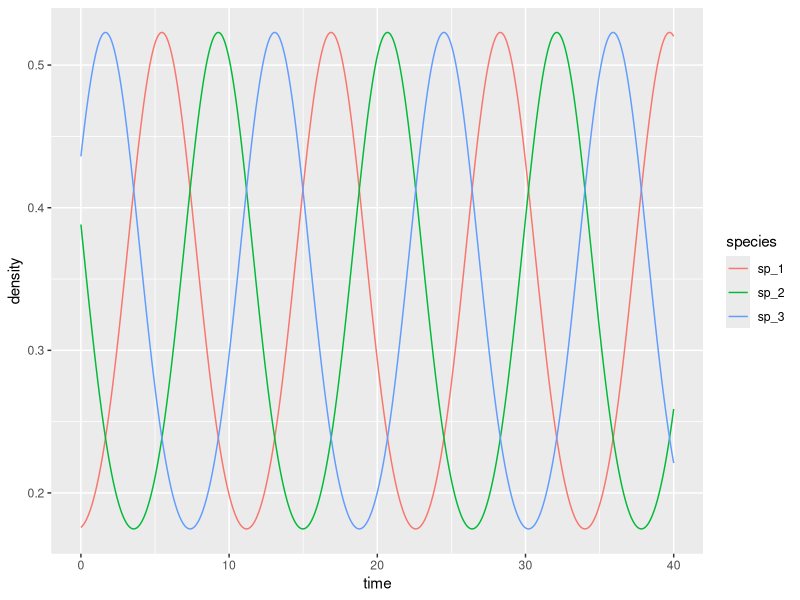
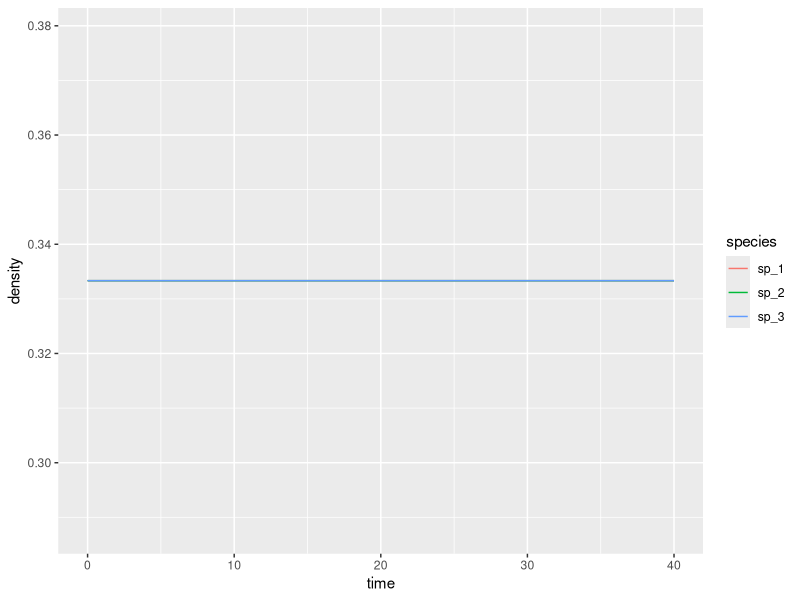
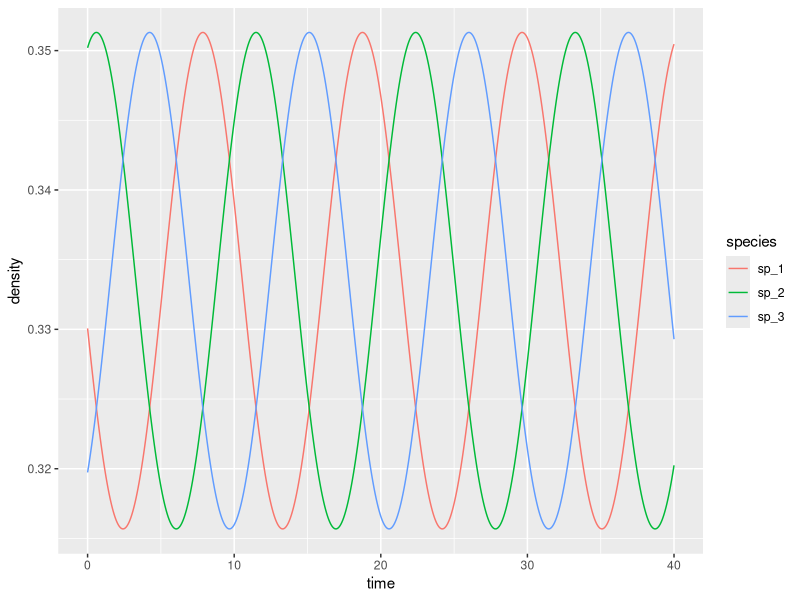
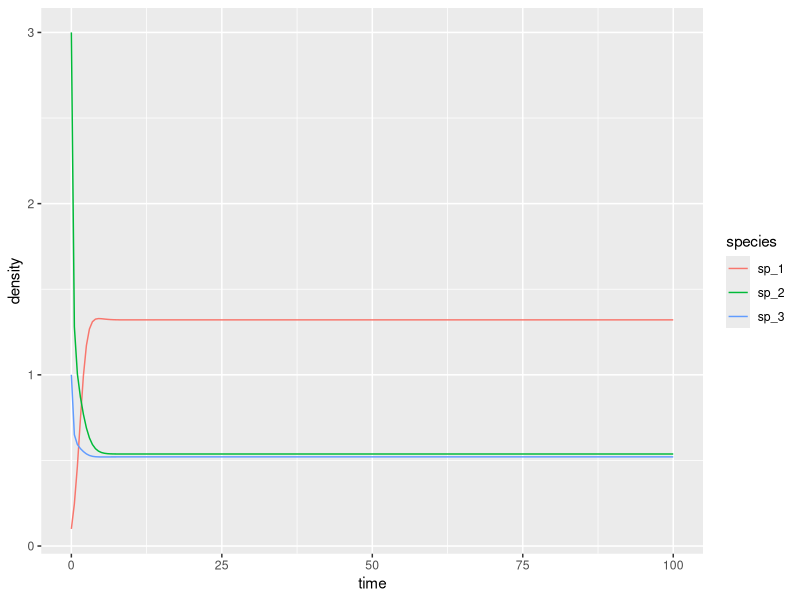
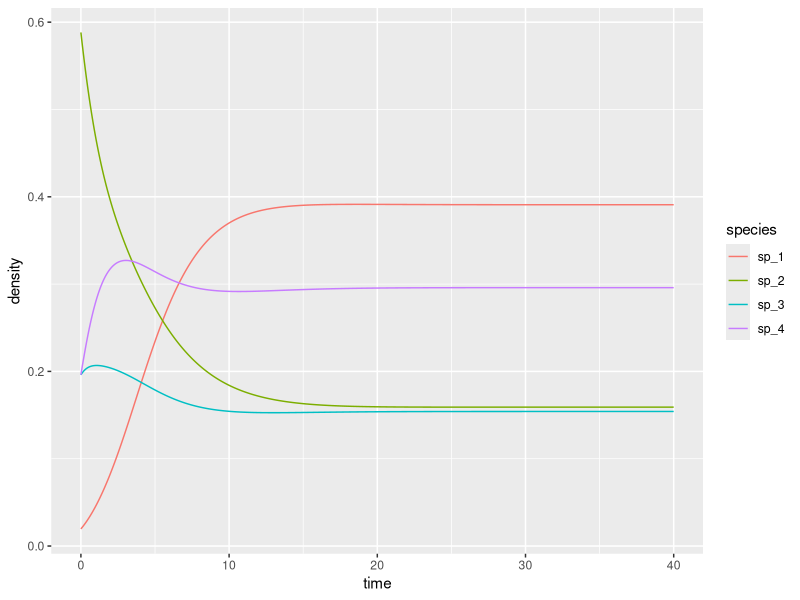
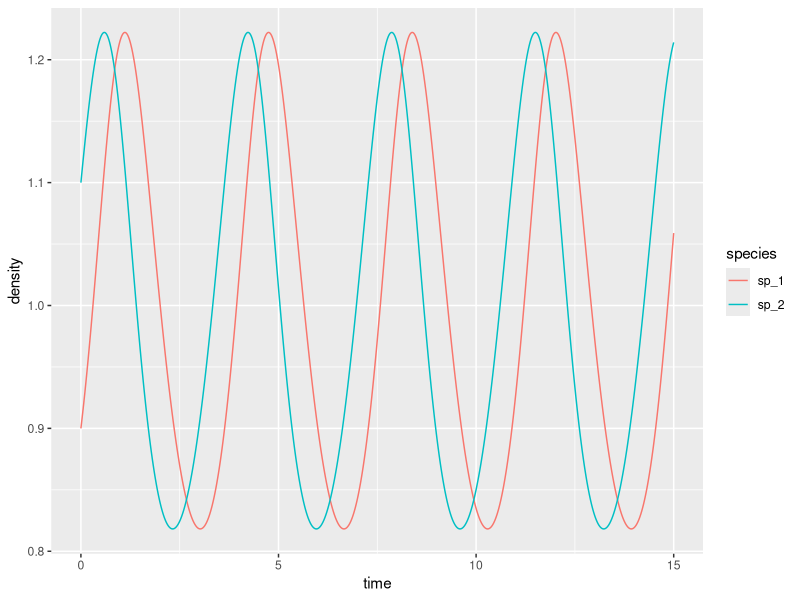
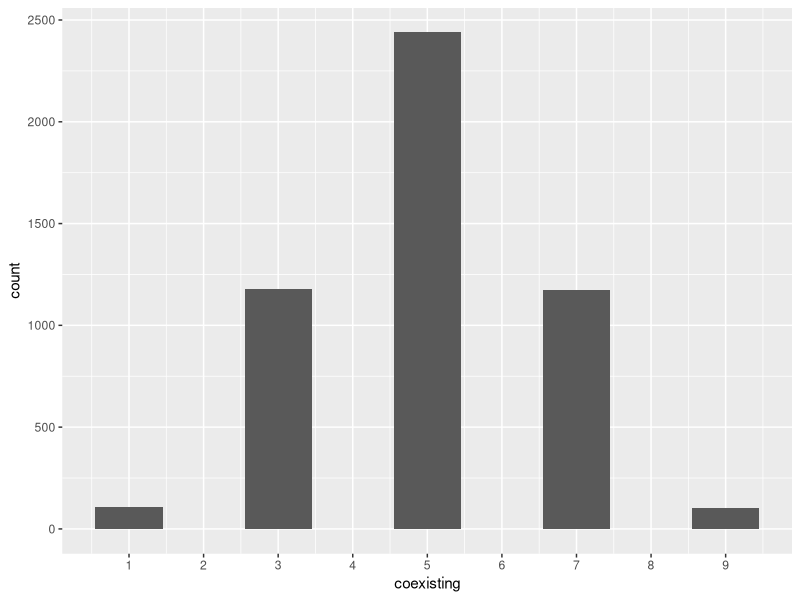
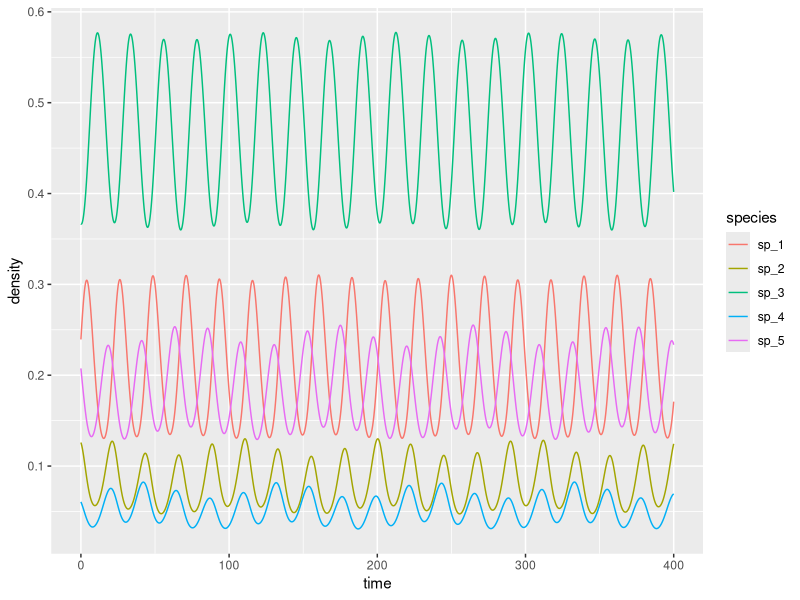

Reproduce these figures in R, in order.
## ---- chunk 1
knitr::opts_chunk$set(
  eval      = TRUE,
  comment   = "#",
  results   = "hold",
  message = FALSE,
  warning = FALSE,
  # collapse  = TRUE,
  fig.align = "center")
#library(png) 
library(jpeg)
#library(knitr)
## ---- chunk 2
library(deSolve) # integrate ODEs
library(tidyverse) # plotting and wrangling
# define the differential equation
RE <-function(t, x, parameters){
  with(as.list(c(x, parameters)), {
    x[x < 10^-8] <- 0 # prevent numerical problems
    x <- x / sum(x) # keep on simplex
    dxdt <- x * (A %*% x - sum(x * A %*% x))
    list(dxdt)
  })
}
# function to plot output
plot_ODE_output <- function(out){
  out <- as.data.frame(out)
  colnames(out) <- c("time", paste("sp", 1:(ncol(out) -1), sep = "_"))
  out <- as_tibble(out) %>% gather(species, density, -time)
  pl <- ggplot(data = out) + 
    aes(x = time, y = density, colour = species) + 
    geom_line()
  show(pl)
  return(out)
}
# general function to integrate RE
integrate_RE <- function(A, x0, maxtime = 40, steptime = 0.05){
  times <- seq(0, maxtime, by = steptime)
  parameters <- list(A = A)
  # solve numerically
  out <- ode(y = x0, times = times, 
           func = RE, parms = parameters, 
           method = "ode45")
  # plot and make into tidy form
  out <- plot_ODE_output(out)
  return(out)
}
# payoff matrix
A <- matrix(c(0, -1, 1,
              1, 0, -1,
              -1, 1, 0), 3, 3, byrow = TRUE)
# initial conditions
x0 <- runif(3)
x0 <- x0 / sum(x0)
rps <- integrate_RE(A, x0)
## ---- chunk 3
x0 <- rep(1 / 3, 3)
rps <- integrate_RE(A, x0)
## ---- chunk 4
x0 <- rep(1/3, 3) + 0.05 * runif(3)
x0 <- x0 / sum(x0)
rps <- integrate_RE(A, x0)
## ---- chunk 5
# Generalized Lotka-Volterra model
GLV <- function(t, x, parameters){
  with(as.list(c(x, parameters)), {
    x[x < 10^-8] <- 0 # prevent numerical problems
    dxdt <- x * (r + A %*% x)
    list(dxdt)
  })
}
# general function to integrate GLV
integrate_GLV <- function(r, A, x0, maxtime = 100, steptime = 0.5){
  times <- seq(0, maxtime, by = steptime)
  parameters <- list(r = r, A = A)
  # solve numerically
  out <- ode(y = x0, times = times, 
           func = GLV, parms = parameters, 
           method = "ode45")
  # plot and make into tidy form
  out <- plot_ODE_output(out)
  return(out)
}
## ---- chunk 6
r <- c(1, 2, 3)
A <- matrix(c(-1, 0.5, 0.1,
              -0.7, -2, 0,
              -0.3, 0, -5), 3, 3, byrow = TRUE)
x0 <- c(0.1, 3, 1)
glvex <- integrate_GLV(r, A, x0)
## ---- chunk 7
B <- matrix(0, 4, 4)
B[1:3, 1:3] <- A
B[1:3, 4] <- r
B
y0 <- c(x0, 1)
y0 <- y0 / sum(y0)
reex <- integrate_RE(B, y0)
## ---- chunk 8
glvex %>% filter(time == 100)
## ---- chunk 9
reex %>% filter(time == 40)
reex %>% filter(time == 40) %>% mutate(density = density / tail(density, 1))
## ---- chunk 10
r <- c(-1, 1)
A <- matrix(c(-1, 2,
              -2, 1), 2, 2, byrow = TRUE)
x0 <- c(0.9, 1.1)
glvex <- integrate_GLV(r, A, x0, maxtime = 15, steptime = 0.01)
## ---- chunk 11
library(lpSolve)
# Build a random matrix H such that H_ij + H_ji = 1
random_H <- function(n){
  # build random hypertournament H
  H <- matrix(runif(n * n), n, n)
  return(H / (H + t(H)))
}
# Find the optimal strategy for the two-person game encoded in H
# using linear programming.
# This is also the coexistence equilibrium of the dynamical system.
find_optimal_strategy <- function(H){
  n <- dim(H)[1]
  f.obj <- rep(1, n)
  f.con <- H
  f.rhs <- rep(1, n)
  f.dir <- rep("<=", n)
  z <- lp ("max", f.obj, f.con, f.dir, f.rhs)
  return(z$solution / sum(z$solution))
}
## ---- chunk 12
n <- 10
num_simulations <- 5000
results <- tibble(simulation = 1:num_simulations, coexisting = NA)
for (i in 1:num_simulations){
  H <- random_H(n)
  coexisting <- find_optimal_strategy(H)
  results[i,"coexisting"] <- sum(coexisting > 0)
}
# and plot
ggplot(data = results) + aes(x = coexisting) + geom_bar() + scale_x_continuous(breaks = 0:10)
## ---- chunk 13
n <- 5
# search for random H yielding all species coexisting
i <- 0
while(TRUE){
  i <- i + 1
  set.seed(i)
  H <- random_H(n)
  x_star <- find_optimal_strategy(H)
  if (all(x_star) > 0) break
}
# payoff matrix
A <- H - t(H)
# initial conditions close to equilibrium
x0 <- x_star + runif(n) * 0.2
x0 <- x0 / sum(x0)
fivespp <- integrate_RE(A, x0, maxtime = 400, steptime = 0.1)
## ---- chunk 14
# Now payoff is a tensor
RE_3 <- function(t, x, parameters){
  with(as.list(c(x, parameters)), {
    x[x < 10^-8] <- 0 # prevent numerical problems
    x <- x / sum(x) # keep on simplex
    n <- length(x)
    dxidt <- rep(0, n)
    for (i in 1:n){
      dxidt[i] <- x[i] * x %*% P3[i,,] %*% x
    }
    list(dxidt)
  })
}
# general function to integrate RE_3
integrate_RE_3 <- function(H, x0, maxtime = 40, steptime = 0.05){
  times <- seq(0, maxtime, by = steptime)
  n <- nrow(H)
  P3 <- array(0, c(n, n, n))
  for (i in 1:n){
    for (j in 1:n){
      for (k in 1:n){
        P3[i,j,k] <- 2 * H[i,j] * H[i,k] -  H[j,i] * H[j,k] - H[k,i] * H[k,j]
      }
    }
  }
  parameters <- list(P3 = P3)
  # solve numerically
  out <- ode(y = x0, times = times, 
           func = RE_3, parms = parameters, 
           method = "ode45")
  # plot and make into tidy form
  out <- plot_ODE_output(out)
  return(out)
}
# integrate the system above
fivespp <- integrate_RE_3(H, x0, maxtime = 800, steptime = 0.1)
## ---- chunk 15
H <- matrix(c(1/2, 1, 0,
              0, 1/2, 1,
              1, 0, 1/2), 3, 3, byrow = TRUE)
x0 <- runif(3)
x0 <- x0 / sum(x0)
rps <- integrate_RE_3(H, x0, maxtime = 50, steptime = 0.1)
